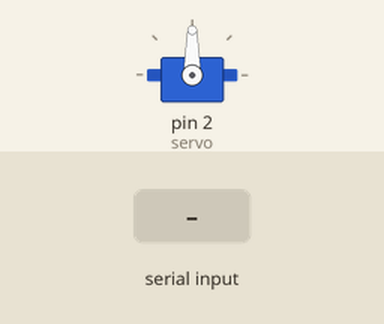
The sketch below on a simulated Arduino Uno, built with avr-gcc and run on an emulated ATmega328P. On the bench: servo. The inputs (shaded band) are chosen by the test bench.

Above: at 1.2 s.
1.3 s: "E" received over Serial
2.8 s: "1" received over Serial
At 3.2 s:
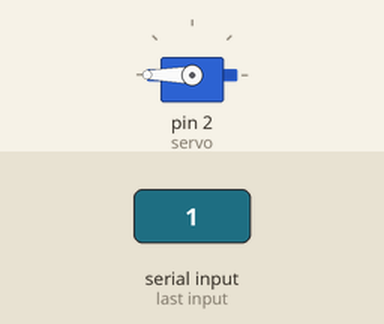
Timing chart, 0 to 5.8 s (numbered marks = the images above; inputs shaded):
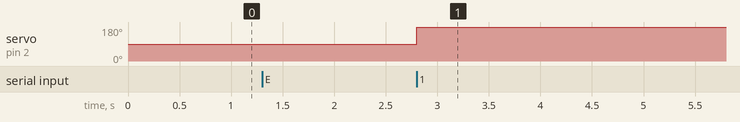

The sketch:

1arduino_bluetooh.ino
```cpp
 #include <Servo.h>
Servo servo;

char entrada;

void setup() {
servo.attach(2);
 Serial.begin(9600);
}

void loop() {
if(Serial.available()){
    entrada=Serial.read();
     servo.write(360);
}else{if (entrada=='E'){
  servo.write(90);
  }

  }
}
```

Measured:
- after the input at 2.8 s, servo on pin 2 (servo): 90° → 180° at once
